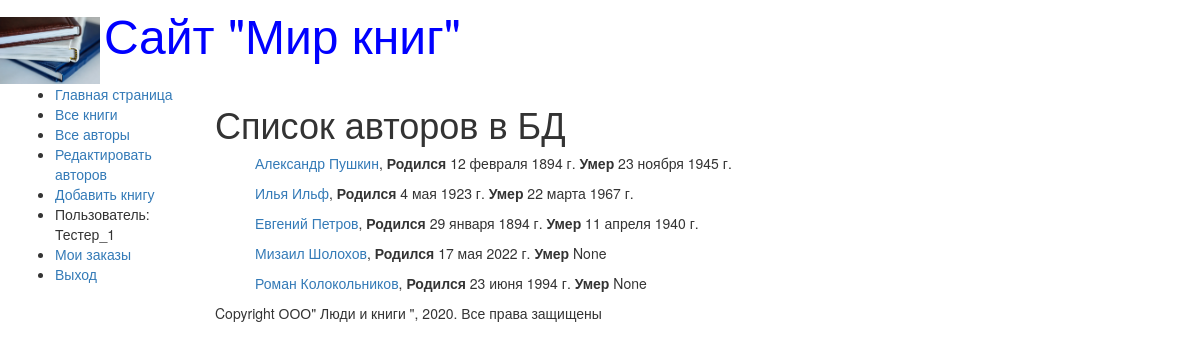
/authors/ (signed in), run on the app's committed database.
### catalog/models.py (models this page shows, shortened)
class Author(models.Model):
    first_name = models.CharField(max_length=100, help_text='Введите имя автора', verbose_name='Имя автора')
    last_name = models.CharField(max_length=100, help_text='Введите фамилию автора', verbose_name='Фамилия автора')
    date_of_birth = models.DateField(help_text="Введите дату рождения", verbose_name='Дата рождения', null=True, blank=True)
    date_of_death = models.DateField(help_text="Введите дату смерти", verbose_name='Дата смерти', null=True, blank=True)
    def get_absolute_url(self):
        return reverse('author-detail', args=[str(self.id)])

### catalog/views.py (the view)
# urls.py: url(r'^authors/$', views.AuthorListView.as_view(), name='authors'),
class AuthorListView(generic.ListView):
    model=Author
    paginate_by = 10

### catalog/templates/catalog/author_list.html
{% extends "base_generic.html" %}
{% block content %}
    <h1>Список авторов в БД</h1>
    {% if author_list %}
    <ul>
        {% for author in author_list %}
            <p><a href="{{ author.get_absolute_url }}">{{author.first_name}}  {{author.last_name }}</a>, <strong>Родился </strong>{{author.date_of_birth}}
            <strong>Умер </strong>{{author.date_of_death}}</p>
        {% endfor %}
    </ul>
    {% else %}
    <p>В базе данных нет авторов</p>
    {% endif %}
{% endblock %}

### catalog/templates/base_generic.html (shortened to what this page needs)
<!DOCTYPE html>
<html lang="en">
<head>
    <link rel="stylesheet" href="https://maxcdn.bootstrapcdn.com/bootstrap/3.3.7/css/bootstrap.min.css">
    {% load static %}
    <link rel="stylesheet" href="{% static 'css/style.css' %}">
    {% block head %}
    <img src="{%static 'images/logotip.jpg' %}" style="width:100px; height;100px;" align="absmiddle">
    <font size=7, color= "blue" >Сайт "Мир книг"</font>
    {% endblock %}
</head>
<body>
<div class="container-fluid">
    <div class="row">
        <div class="col-sm-2">
            {% block sidebar %}
            <ul class="sidebar-nav">
                <li><a href="{% url 'index' %}">Главная страница</a></li>
                <li><a href="{% url 'books' %}">Все книги</a></li>
                <li><a href="{% url 'authors' %}">Все авторы</a></li>
                <li><a href="{% url 'authors_add' %}">Редактировать авторов</a></li>
                {% if user.is_authenticated %}
                <li><a href="{% url 'book_create' %}">Добавить книгу</a></li>
                <li>Пользователь: {{ user.get_username}}</li>
                <li><a href="{% url 'my-borrowed' %}">Мои заказы</a></li>
                <li><a href="{% url 'logout' %}?next={{ request.path }}">Выход</a></li>
                {% else %}
                <li><a href="{% url 'login' %}?next={{ request.path }}">Вход</a></li>
                {% endif %}
            </ul>
            {% endblock %}
        </div>
        <div class="col-sm-10">
            {% block content %} {% endblock %}
            {% block footer %}
                {% block copyright %}
            <p>Copyright ООО" Люди и книги ", 2020. Все права защищены</p>
                {% endblock %}
            {% endblock %}
        </div>
    </div>
</div>
</body>
</html>

### data on the page
Author: first_name "Александр", last_name "Пушкин", date_of_birth "12 февраля 1894 г.", date_of_death "23 ноября 1945 г."
Author: first_name "Илья", last_name "Ильф", date_of_birth "4 мая 1923 г.", date_of_death "22 марта 1967 г."
Author: first_name "Евгений", last_name "Петров", date_of_birth "29 января 1894 г.", date_of_death "11 апреля 1940 г."
Author: first_name "Мизаил", last_name "Шолохов", date_of_birth "17 мая 2022 г.", date_of_death "None"
Author: first_name "Роман", last_name "Колокольников", date_of_birth "23 июня 1994 г.", date_of_death "None"

### other printed values
{{ user.get_username }} "Тестер_1"
